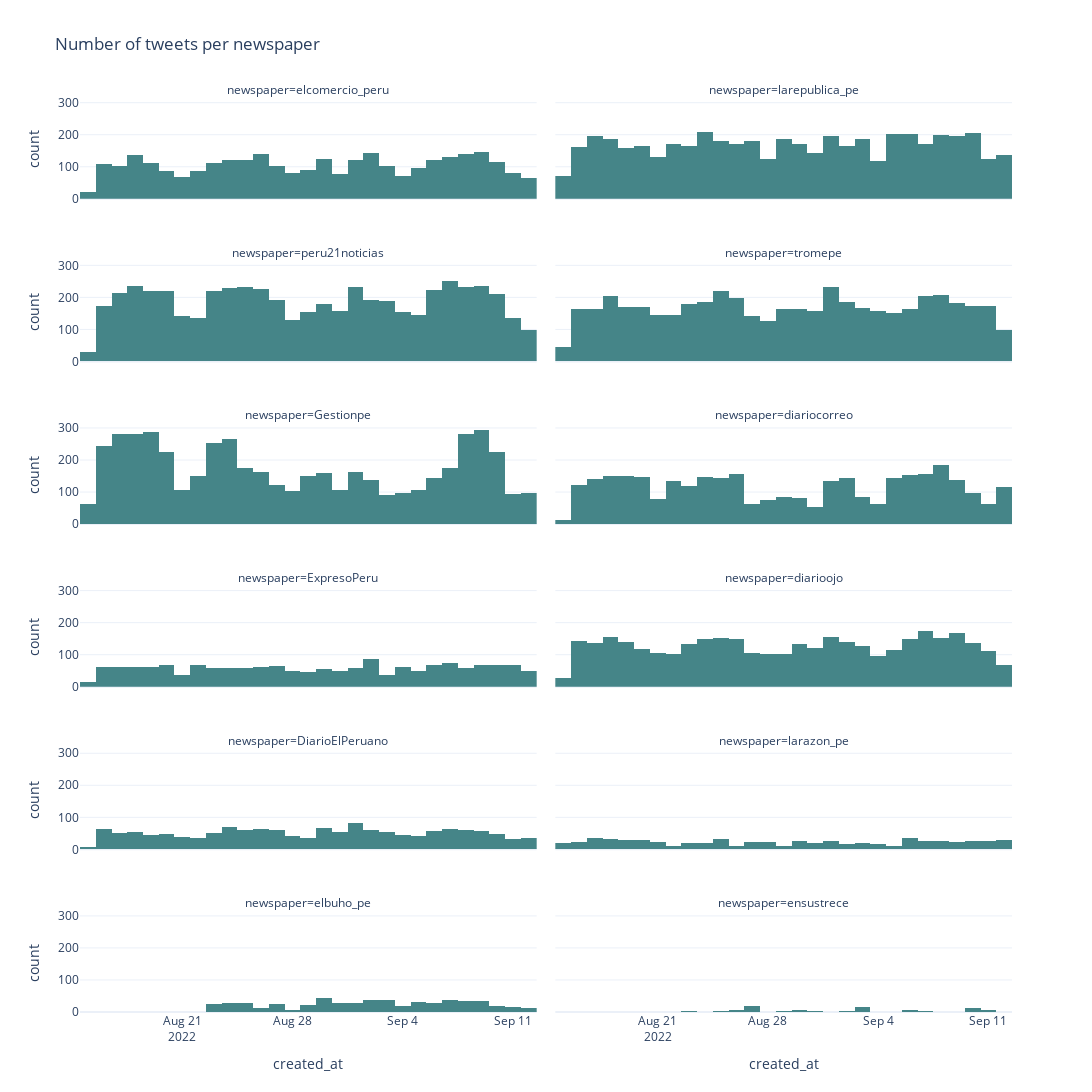

The code cell stored with this chart in its notebook:
### Markdown cell above
From the first looks, as well a the look on the head and tail I get to see how many of the variables are categorical and how many are numerical. Also, I only found missing values in the referenced tweets field. So, first for the numerical value I'm going to take a look of some metrics before the EDA.

**Numerical variables:**

1. `created_at`: Timestamp of the tweet
2. `public_metrics.retweet_count`: Number of times a tweet was retweeted
3. `public_metrics.like_count`: Number of likes a tweet has
4. `public_metrics.quote_count`: Number of times a tweet was quoted

**Categorical variables**

1. `id`: Unique identifier of tweet
2. `positively_sensitive`: Boolean variable of whether a tweet might contain sensitive information
3. `text`: Actual text of the tweet
4. `referenced_tweet`: Whether this tweet is a retweet or a quoted tweet
5. `newspaper`: Twitter handle if the newspaper the tweet belongs to

### Code cell
from matplotlib.pyplot import title


fig = px.histogram(
    data_raw,
    x="created_at",
    facet_col="newspaper",
    facet_col_wrap=2,
    color_discrete_sequence=gruvbox_colors,
    title="Number of tweets per newspaper",
    height=1600,
    width=1200
)

fig.update_traces(xbins_size="D1")

fig.show()

### Figure 1 — Plotly figure (JSON) as saved in the notebook; plotly's stock layout.template omitted (floating-point values rounded to 4 significant figures; data arrays with more than 128 entries replaced by an {"elided": "..."} marker saying what was removed)
{"data": [{"alignmentgroup": "True", "bingroup": "x", "hovertemplate": "newspaper=elcomercio_peru<br>created_at=%{x}<br>count=%{y}<extra></extra>", "legendgroup": "", "marker": {"color": "#458588", "pattern": {"shape": ""}}, "name": "", "offsetgroup": "", "orientation": "v", "showlegend": false, "type": "histogram", "x": {"elided": "3015 str values"}, "xaxis": "x11", "xbins": {"size": "D1"}, "yaxis": "y11"}, {"alignmentgroup": "True", "bingroup": "x", "hovertemplate": "newspaper=larepublica_pe<br>created_at=%{x}<br>count=%{y}<extra></extra>", "legendgroup": "", "marker": {"color": "#458588", "pattern": {"shape": ""}}, "name": "", "offsetgroup": "", "orientation": "v", "showlegend": false, "type": "histogram", "x": {"elided": "4874 str values"}, "xaxis": "x12", "xbins": {"size": "D1"}, "yaxis": "y12"}, {"alignmentgroup": "True", "bingroup": "x", "hovertemplate": "newspaper=peru21noticias<br>created_at=%{x}<br>count=%{y}<extra></extra>", "legendgroup": "", "marker": {"color": "#458588", "pattern": {"shape": ""}}, "name": "", "offsetgroup": "", "orientation": "v", "showlegend": false, "type": "histogram", "x": {"elided": "5394 str values"}, "xaxis": "x9", "xbins": {"size": "D1"}, "yaxis": "y9"}, {"alignmentgroup": "True", "bingroup": "x", "hovertemplate": "newspaper=tromepe<br>created_at=%{x}<br>count=%{y}<extra></extra>", "legendgroup": "", "marker": {"color": "#458588", "pattern": {"shape": ""}}, "name": "", "offsetgroup": "", "orientation": "v", "showlegend": false, "type": "histogram", "x": {"elided": "4841 str values"}, "xaxis": "x10", "xbins": {"size": "D1"}, "yaxis": "y10"}, {"alignmentgroup": "True", "bingroup": "x", "hovertemplate": "newspaper=Gestionpe<br>created_at=%{x}<br>count=%{y}<extra></extra>", "legendgroup": "", "marker": {"color": "#458588", "pattern": {"shape": ""}}, "name": "", "offsetgroup": "", "orientation": "v", "showlegend": false, "type": "histogram", "x": {"elided": "5037 str values"}, "xaxis": "x7", "xbins": {"size": "D1"}, "yaxis": "y7"}, {"alignmentgroup": "True", "bingroup": "x", "hovertemplate": "newspaper=diariocorreo<br>created_at=%{x}<br>count=%{y}<extra></extra>", "legendgroup": "", "marker": {"color": "#458588", "pattern": {"shape": ""}}, "name": "", "offsetgroup": "", "orientation": "v", "showlegend": false, "type": "histogram", "x": {"elided": "3339 str values"}, "xaxis": "x8", "xbins": {"size": "D1"}, "yaxis": "y8"}, {"alignmentgroup": "True", "bingroup": "x", "hovertemplate": "newspaper=ExpresoPeru<br>created_at=%{x}<br>count=%{y}<extra></extra>", "legendgroup": "", "marker": {"color": "#458588", "pattern": {"shape": ""}}, "name": "", "offsetgroup": "", "orientation": "v", "showlegend": false, "type": "histogram", "x": {"elided": "1674 str values"}, "xaxis": "x5", "xbins": {"size": "D1"}, "yaxis": "y5"}, {"alignmentgroup": "True", "bingroup": "x", "hovertemplate": "newspaper=diarioojo<br>created_at=%{x}<br>count=%{y}<extra></extra>", "legendgroup": "", "marker": {"color": "#458588", "pattern": {"shape": ""}}, "name": "", "offsetgroup": "", "orientation": "v", "showlegend": false, "type": "histogram", "x": {"elided": "3669 str values"}, "xaxis": "x6", "xbins": {"size": "D1"}, "yaxis": "y6"}, {"alignmentgroup": "True", "bingroup": "x", "hovertemplate": "newspaper=DiarioElPeruano<br>created_at=%{x}<br>count=%{y}<extra></extra>", "legendgroup": "", "marker": {"color": "#458588", "pattern": {"shape": ""}}, "name": "", "offsetgroup": "", "orientation": "v", "showlegend": false, "type": "histogram", "x": {"elided": "1484 str values"}, "xaxis": "x3", "xbins": {"size": "D1"}, "yaxis": "y3"}, {"alignmentgroup": "True", "bingroup": "x", "hovertemplate": "newspaper=larazon_pe<br>created_at=%{x}<br>count=%{y}<extra></extra>", "legendgroup": "", "marker": {"color": "#458588", "pattern": {"shape": ""}}, "name": "", "offsetgroup": "", "orientation": "v", "showlegend": false, "type": "histogram", "x": {"elided": "667 str values"}, "xaxis": "x4", "xbins": {"size": "D1"}, "yaxis": "y4"}, {"alignmentgroup": "True", "bingroup": "x", "hovertemplate": "newspaper=elbuho_pe<br>created_at=%{x}<br>count=%{y}<extra></extra>", "legendgroup": "", "marker": {"color": "#458588", "pattern": {"shape": ""}}, "name": "", "offsetgroup": "", "orientation": "v", "showlegend": false, "type": "histogram", "x": {"elided": "550 str values"}, "xaxis": "x", "xbins": {"size": "D1"}, "yaxis": "y"}, {"alignmentgroup": "True", "bingroup": "x", "hovertemplate": "newspaper=ensustrece<br>created_at=%{x}<br>count=%{y}<extra></extra>", "legendgroup": "", "marker": {"color": "#458588", "pattern": {"shape": ""}}, "name": "", "offsetgroup": "", "orientation": "v", "showlegend": false, "type": "histogram", "x": ["2022-08-28T14:49:00+00:00", "2022-08-28T14:37:35+00:00", "2022-08-26T22:15:00+00:00", "2022-08-26T22:14:11+00:00", "2022-08-26T22:14:00+00:00", "2022-08-26T22:12:00+00:00", "2022-08-26T22:01:48+00:00", "2022-08-26T21:55:01+00:00", "2022-08-26T21:42:38+00:00", "2022-08-26T21:34:00+00:00", "2022-08-26T21:00:43+00:00", "2022-08-26T20:34:27+00:00", "2022-08-26T18:30:00+00:00", "2022-08-26T18:13:16+00:00", "2022-08-26T17:50:41+00:00", "2022-08-26T17:49:27+00:00", "2022-08-26T17:03:40+00:00", "2022-08-26T14:11:06+00:00", "2022-08-26T13:55:30+00:00", "2022-08-26T13:54:44+00:00", "2022-08-26T13:02:29+00:00", "2022-08-26T11:45:12+00:00", "2022-08-25T13:12:00+00:00", "2022-08-25T12:46:39+00:00", "2022-08-25T12:40:00+00:00", "2022-08-25T12:38:00+00:00", "2022-08-25T12:34:00+00:00", "2022-08-25T12:18:00+00:00", "2022-08-25T11:45:00+00:00", "2022-08-25T11:15:00+00:00", "2022-08-25T11:00:02+00:00", "2022-08-23T21:06:36+00:00", "2022-08-23T02:18:08+00:00", "2022-08-23T02:07:40+00:00", "2022-08-23T02:04:13+00:00", "2022-08-23T01:58:09+00:00", "2022-09-03T02:46:19+00:00", "2022-09-03T02:43:12+00:00", "2022-09-03T02:40:32+00:00", "2022-09-03T02:38:16+00:00", "2022-09-03T00:28:30+00:00", "2022-09-03T00:28:04+00:00", "2022-09-03T00:28:00+00:00", "2022-09-03T00:27:27+00:00", "2022-09-03T00:27:18+00:00", "2022-09-03T00:08:43+00:00", "2022-09-02T23:54:52+00:00", "2022-09-02T23:31:55+00:00", "2022-09-02T22:35:28+00:00", "2022-09-02T15:41:00+00:00", "2022-09-02T15:25:00+00:00", "2022-09-02T15:12:35+00:00", "2022-09-02T15:00:22+00:00", "2022-09-02T11:26:30+00:00", "2022-09-01T18:48:40+00:00", "2022-08-31T00:27:25+00:00", "2022-08-31T00:19:03+00:00", "2022-08-31T00:14:30+00:00", "2022-08-31T00:13:30+00:00", "2022-08-30T02:33:53+00:00", "2022-08-30T02:27:28+00:00", "2022-08-30T02:27:21+00:00", "2022-08-30T02:27:08+00:00", "2022-08-30T02:06:32+00:00", "2022-09-10T17:34:30+00:00", "2022-09-10T17:27:30+00:00", "2022-09-10T17:09:30+00:00", "2022-09-10T16:59:25+00:00", "2022-09-10T16:50:11+00:00", "2022-09-10T04:12:55+00:00", "2022-09-10T04:11:11+00:00", "2022-09-10T04:08:07+00:00", "2022-09-10T02:53:34+00:00", "2022-09-10T02:44:01+00:00", "2022-09-10T02:13:30+00:00", "2022-09-10T02:03:38+00:00", "2022-09-09T21:08:30+00:00", "2022-09-09T21:08:30+00:00", "2022-09-09T19:53:18+00:00", "2022-09-09T14:01:27+00:00", "2022-09-06T12:35:18+00:00", "2022-09-06T12:34:54+00:00", "2022-09-06T12:31:48+00:00", "2022-09-06T02:26:13+00:00", "2022-09-06T02:26:00+00:00", "2022-09-06T02:09:05+00:00", "2022-09-05T23:23:11+00:00", "2022-09-05T23:21:08+00:00", "2022-09-05T23:20:17+00:00"], "xaxis": "x2", "xbins": {"size": "D1"}, "yaxis": "y2"}], "layout": {"annotations": [{"font": {}, "showarrow": false, "text": "newspaper=elbuho_pe", "x": 0.245, "xanchor": "center", "xref": "paper", "y": 0.1083, "yanchor": "bottom", "yref": "paper"}, {"font": {}, "showarrow": false, "text": "newspaper=ensustrece", "x": 0.755, "xanchor": "center", "xref": "paper", "y": 0.1083, "yanchor": "bottom", "yref": "paper"}, {"font": {}, "showarrow": false, "text": "newspaper=DiarioElPeruano", "x": 0.245, "xanchor": "center", "xref": "paper", "y": 0.2867, "yanchor": "bottom", "yref": "paper"}, {"font": {}, "showarrow": false, "text": "newspaper=larazon_pe", "x": 0.755, "xanchor": "center", "xref": "paper", "y": 0.2867, "yanchor": "bottom", "yref": "paper"}, {"font": {}, "showarrow": false, "text": "newspaper=ExpresoPeru", "x": 0.245, "xanchor": "center", "xref": "paper", "y": 0.465, "yanchor": "bottom", "yref": "paper"}, {"font": {}, "showarrow": false, "text": "newspaper=diarioojo", "x": 0.755, "xanchor": "center", "xref": "paper", "y": 0.465, "yanchor": "bottom", "yref": "paper"}, {"font": {}, "showarrow": false, "text": "newspaper=Gestionpe", "x": 0.245, "xanchor": "center", "xref": "paper", "y": 0.6433, "yanchor": "bottom", "yref": "paper"}, {"font": {}, "showarrow": false, "text": "newspaper=diariocorreo", "x": 0.755, "xanchor": "center", "xref": "paper", "y": 0.6433, "yanchor": "bottom", "yref": "paper"}, {"font": {}, "showarrow": false, "text": "newspaper=peru21noticias", "x": 0.245, "xanchor": "center", "xref": "paper", "y": 0.8217, "yanchor": "bottom", "yref": "paper"}, {"font": {}, "showarrow": false, "text": "newspaper=tromepe", "x": 0.755, "xanchor": "center", "xref": "paper", "y": 0.8217, "yanchor": "bottom", "yref": "paper"}, {"font": {}, "showarrow": false, "text": "newspaper=elcomercio_peru", "x": 0.245, "xanchor": "center", "xref": "paper", "y": 1.0, "yanchor": "bottom", "yref": "paper"}, {"font": {}, "showarrow": false, "text": "newspaper=larepublica_pe", "x": 0.755, "xanchor": "center", "xref": "paper", "y": 1.0, "yanchor": "bottom", "yref": "paper"}], "barmode": "relative", "height": 1600, "legend": {"tracegroupgap": 0}, "title": {"text": "Number of tweets per newspaper"}, "width": 1200, "xaxis": {"anchor": "y", "domain": [0, 0.49], "title": {"text": "created_at"}}, "xaxis10": {"anchor": "y10", "domain": [0.51, 1], "matches": "x", "showticklabels": false}, "xaxis11": {"anchor": "y11", "domain": [0, 0.49], "matches": "x", "showticklabels": false}, "xaxis12": {"anchor": "y12", "domain": [0.51, 1], "matches": "x", "showticklabels": false}, "xaxis2": {"anchor": "y2", "domain": [0.51, 1], "matches": "x", "title": {"text": "created_at"}}, "xaxis3": {"anchor": "y3", "domain": [0, 0.49], "matches": "x", "showticklabels": false}, "xaxis4": {"anchor": "y4", "domain": [0.51, 1], "matches": "x", "showticklabels": false}, "xaxis5": {"anchor": "y5", "domain": [0, 0.49], "matches": "x", "showticklabels": false}, "xaxis6": {"anchor": "y6", "domain": [0.51, 1], "matches": "x", "showticklabels": false}, "xaxis7": {"anchor": "y7", "domain": [0, 0.49], "matches": "x", "showticklabels": false}, "xaxis8": {"anchor": "y8", "domain": [0.51, 1], "matches": "x", "showticklabels": false}, "xaxis9": {"anchor": "y9", "domain": [0, 0.49], "matches": "x", "showticklabels": false}, "yaxis": {"anchor": "x", "domain": [0, 0.1083], "title": {"text": "count"}}, "yaxis10": {"anchor": "x10", "domain": [0.7133, 0.8217], "matches": "y", "showticklabels": false}, "yaxis11": {"anchor": "x11", "domain": [0.8917, 1.0], "matches": "y", "title": {"text": "count"}}, "yaxis12": {"anchor": "x12", "domain": [0.8917, 1.0], "matches": "y", "showticklabels": false}, "yaxis2": {"anchor": "x2", "domain": [0, 0.1083], "matches": "y", "showticklabels": false}, "yaxis3": {"anchor": "x3", "domain": [0.1783, 0.2867], "matches": "y", "title": {"text": "count"}}, "yaxis4": {"anchor": "x4", "domain": [0.1783, 0.2867], "matches": "y", "showticklabels": false}, "yaxis5": {"anchor": "x5", "domain": [0.3567, 0.465], "matches": "y", "title": {"text": "count"}}, "yaxis6": {"anchor": "x6", "domain": [0.3567, 0.465], "matches": "y", "showticklabels": false}, "yaxis7": {"anchor": "x7", "domain": [0.535, 0.6433], "matches": "y", "title": {"text": "count"}}, "yaxis8": {"anchor": "x8", "domain": [0.535, 0.6433], "matches": "y", "showticklabels": false}, "yaxis9": {"anchor": "x9", "domain": [0.7133, 0.8217], "matches": "y", "title": {"text": "count"}}}}
